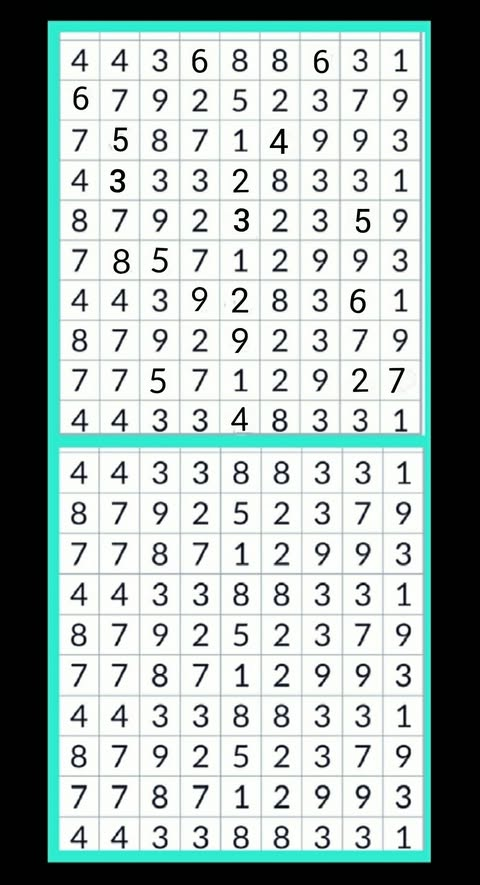
#> input picture spot_the_difference/validation_dataset/puzzle_06.jpg, 480 x 885 px, found by its file name
$ python find_grid_size.py
#> lines starting #> are read from the running program, lines starting #| are printed output that depends on the picture; after the words box and inside, x2 and y2 are one past the last pixel; in counts of white or black regions, pixels touching at a corner belong together
import cv2
import numpy as np
from pathlib import Path

SCRIPT_DIR = Path(__file__).resolve().parent
img = cv2.imread(str(SCRIPT_DIR / "validation_dataset/puzzle_06.jpg"))
#> img is the input picture: shape (885, 480, 3); mean B, G, R 172.3, 175.1, 161.5
h, w = img.shape[:2]
#> h = 885; w = 480
sep = h // 2
#> sep = 442
img_a = img[:sep]
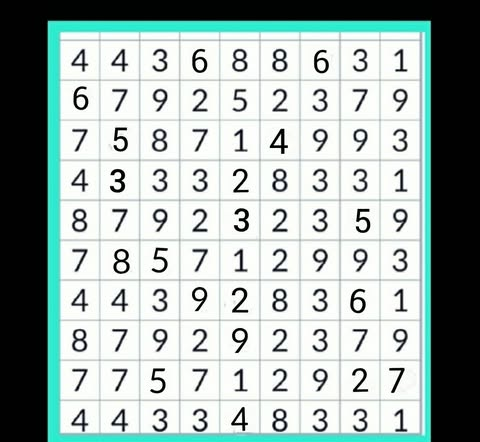
#> img_a: shape (442, 480, 3); mean B, G, R 172, 175.2, 161.4

# Crop using the same logic as spot_the_differences
gray = cv2.cvtColor(img_a, cv2.COLOR_BGR2GRAY)
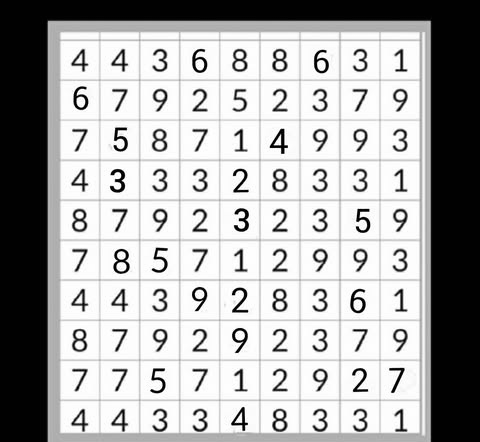
#> gray: shape (442, 480); min 0, max 255, mean 170.7
binary = cv2.adaptiveThreshold(gray, 255,
                               cv2.ADAPTIVE_THRESH_GAUSSIAN_C,
                               cv2.THRESH_BINARY, 15, 8)
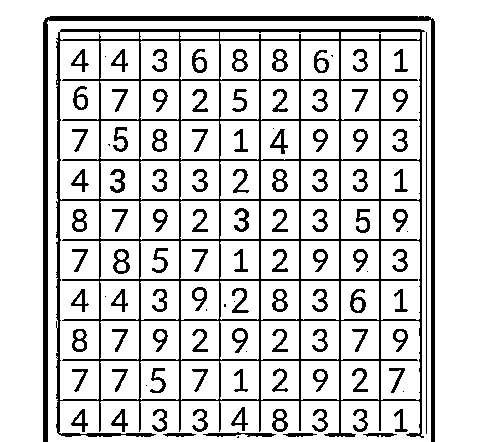
#> binary: shape (442, 480); 82.8% white; 111 black regions (14 under 20 px)
if np.mean(binary) < 128:
    binary = cv2.bitwise_not(binary)

cnts, _ = cv2.findContours(cv2.bitwise_not(binary),
                            cv2.RETR_EXTERNAL, cv2.CHAIN_APPROX_SIMPLE)
#> cnts = 17 contours, 2 with area under 20; largest, box (x1, y1, x2, y2) and area: (56, 29, 425, 438) 135706, (43, 16, 435, 442) 4476, (272, 409, 288, 432) 254, (231, 407, 248, 431) 154, (111, 409, 128, 432) 153
largest = max(cnts, key=cv2.contourArea)
#> largest = contour of 290 points, box (x1, y1, x2, y2) (56, 29, 425, 438), area 135706
x, y, cw, ch = cv2.boundingRect(largest)
#> x = 56; y = 29; cw = 369; ch = 409
print(f"Bounding box: x={x}, y={y}, w={cw}, h={ch}")
#| Bounding box: x=56, y=29, w=369, h=409

# Crop the grid region
grid_crop = binary[y:y+ch, x:x+cw]
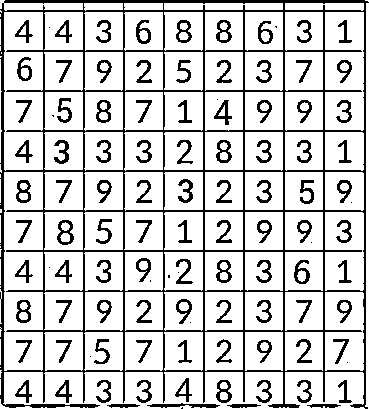
#> grid_crop: shape (409, 369); 79.9% white; black in thin lines or dots

# Let's compute horizontal and vertical projections
# Sum vertically (along columns) and horizontally (along rows)
# Since the grid lines are black (intensity 0 in binary image, or we can use the bitwise_not of binary which has lines as 255)
# In cv2.bitwise_not(binary), lines and text are 255, background is 0.
grid_inv = cv2.bitwise_not(binary)[y:y+ch, x:x+cw]
#> grid_inv: shape (409, 369); 20.1% white in thin lines or dots

row_sums = np.sum(grid_inv, axis=1)
#> row_sums = 409 values, max 93075 at index 2, min 1275 at index 408, mean 18881.8
col_sums = np.sum(grid_inv, axis=0)
#> col_sums = 369 values, max 104040 at index 364, min 255 at index 368, mean 20928.7

# Let's print out some statistics to find local minima/maxima or peaks
# Since the grid lines run all the way across, horizontal and vertical grid lines will correspond to huge peaks in row_sums and col_sums!
# Let's find peaks in row_sums and col_sums that are separated by a minimum distance.
# If scipy is not available, we can write a simple peak finder.

def find_peaks_simple(arr, min_dist, threshold):
#> called with arr = array of shape (409,), min_dist = 20, threshold = 46537.5
    peaks = []
    for i in range(1, len(arr)-1):
        if arr[i] > arr[i-1] and arr[i] > arr[i+1]:
            if arr[i] > threshold:
                # check min distance
                if not peaks or (i - peaks[-1]) >= min_dist:
                    peaks.append(i)
                elif arr[i] > arr[peaks[-1]]:
                    peaks[-1] = i
#> after the loop, peaks = [2, 51, 91, 131, 171, 211, 291, 331, 371, 405]
    return peaks

# Grid line peak finder
# Grid lines are thin and continuous, so their sums will be very high.
row_peaks = find_peaks_simple(row_sums, min_dist=20, threshold=row_sums.max() * 0.5)
#> row_peaks = [2, 51, 91, 131, 171, 211, 291, 331, 371, 405]
col_peaks = find_peaks_simple(col_sums, min_dist=20, threshold=col_sums.max() * 0.5)
#> col_peaks = [43, 83, 123, 163, 203, 364]

print(f"Detected horizontal line positions (row peaks): {row_peaks} (count: {len(row_peaks)})")
#| Detected horizontal line positions (row peaks): [2, 51, 91, 131, 171, 211, 291, 331, 371, 405] (count: 10)
print(f"Detected vertical line positions (col peaks): {col_peaks} (count: {len(col_peaks)})")
#| Detected vertical line positions (col peaks): [43, 83, 123, 163, 203, 364] (count: 6)

# The number of rows in the grid is len(row_peaks) - 1 if the lines form the boundaries
# Let's print the spacings
print("Row spacings:", np.diff(row_peaks))
#| Row spacings: [49 40 40 40 40 80 40 40 34]
print("Col spacings:", np.diff(col_peaks))
#| Col spacings: [ 40  40  40  40 161]

$ run again, with spot_the_difference/validation_dataset/puzzle_02.jpg copied over spot_the_difference/validation_dataset/puzzle_06.jpg
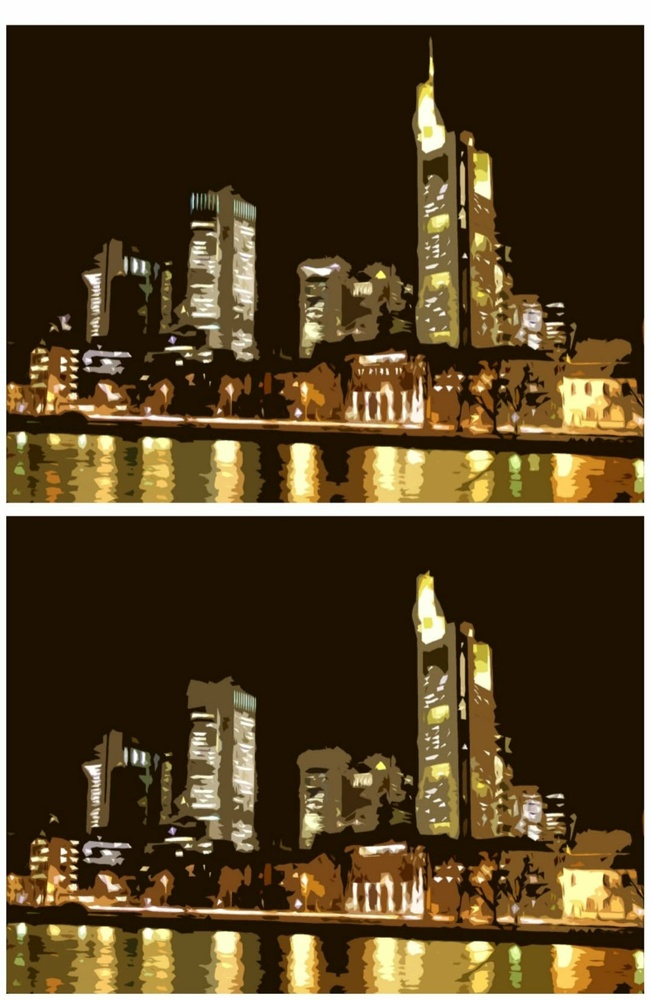
#> input picture spot_the_difference/validation_dataset/puzzle_02.jpg, 651 x 1000 px, shrunk from 1080 x 1659 before the run, found by its file name
#> img is the input picture: shape (1000, 651, 3); mean B, G, R 40, 67.8, 85.3
#> `binary = cv2.adaptiveThreshold(gray, 255, cv2.ADAPTIVE_THRESH_GAUSSIAN..`:
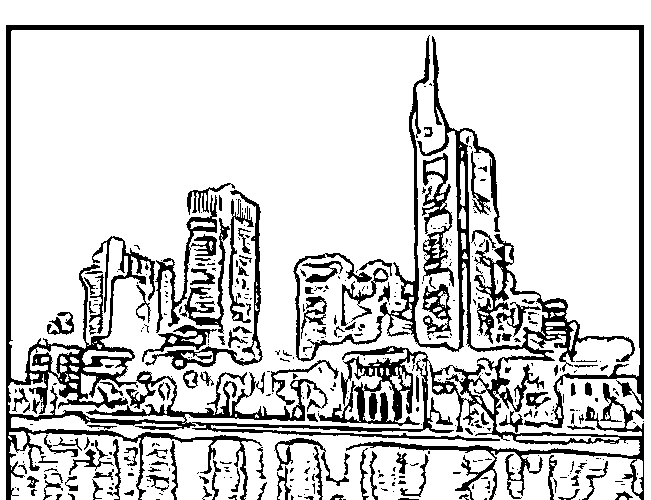
#> binary: shape (500, 651); 81.9% white; 416 black regions (283 under 20 px)
#> cnts = 151 contours, 112 with area under 20; largest, box (x1, y1, x2, y2) and area: (6, 25, 644, 500) 259676, (274, 438, 349, 486) 502, (69, 440, 114, 475) 185, (107, 439, 121, 500) 132, (170, 441, 178, 500) 127
#> largest = contour of 1703 points, box (x1, y1, x2, y2) (6, 25, 644, 500), area 259676
#> x = 6; y = 25; cw = 638; ch = 475
#| Bounding box: x=6, y=25, w=638, h=475
#> `grid_crop = binary[y:y+ch, x:x+cw]`:
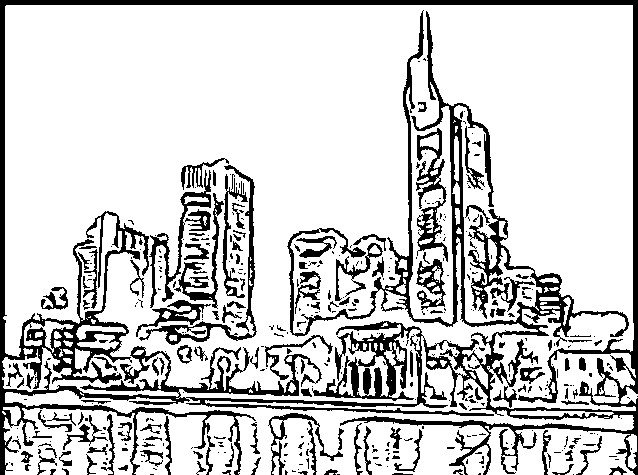
#> grid_crop: shape (475, 638); 80.6% white; 416 black regions (283 under 20 px), largest, box (x1, y1, x2, y2) and area: (0, 0, 638, 475) 38544, (139, 165, 257, 345) 1629, (416, 128, 448, 262) 1468
#> row_sums = 475 values, max 162690 at index 0, min 2550 at index 6, mean 31541.1
#> col_sums = 638 values, max 121125 at index 0, min 4080 at index 264, mean 23482.8
#> after the loop in find_peaks_simple, `for i in range(1, len(arr)-1):`: peaks = [390]
#> col_peaks = [410, 453]
#| Detected horizontal line positions (row peaks): [390] (count: 1)
#| Detected vertical line positions (col peaks): [410, 453] (count: 2)
#| Row spacings: []
#| Col spacings: [43]

$ run again, with spot_the_difference/validation_dataset/puzzle_04.jpg copied over spot_the_difference/validation_dataset/puzzle_06.jpg
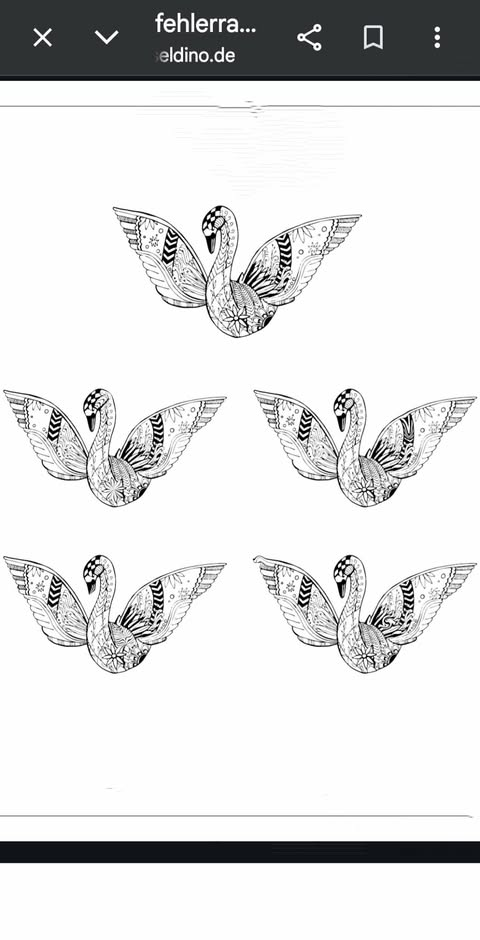
#> input picture spot_the_difference/validation_dataset/puzzle_04.jpg, 480 x 940 px, found by its file name
#> img is the input picture: shape (940, 480, 3); mean B, G, R 221.5, 221.2, 220.8
#> `binary = cv2.adaptiveThreshold(gray, 255, cv2.ADAPTIVE_THRESH_GAUSSIAN..`:
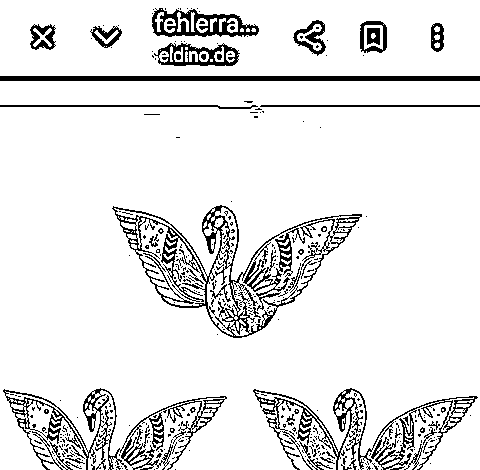
#> binary: shape (470, 480); 90% white; black in thin lines or dots
#> cnts = 224 contours, 204 with area under 20; largest, box (x1, y1, x2, y2) and area: (112, 205, 362, 338) 15184, (3, 388, 227, 470) 4768, (253, 388, 478, 470) 3121, (152, 8, 259, 37) 2068, (0, 76, 480, 81) 1916
#> largest = contour of 455 points, box (x1, y1, x2, y2) (112, 205, 362, 338), area 15184
#> x = 112; y = 205; cw = 250; ch = 133
#| Bounding box: x=112, y=205, w=250, h=133
#> `grid_crop = binary[y:y+ch, x:x+cw]`:
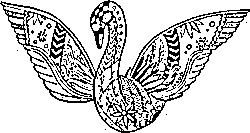
#> grid_crop: shape (133, 250); 80.9% white; black in thin lines or dots
#> grid_inv: shape (133, 250); 19.1% white in thin lines or dots
#> row_sums = 133 values, max 21165 at index 75, min 510 at index 0, mean 12194
#> col_sums = 250 values, max 14790 at index 101, min 255 at index 0, mean 6487.2
#> the loop in find_peaks_simple, `for i in range(1, len(arr)-1):` made 131 passes
#> after the loop in find_peaks_simple, `for i in range(1, len(arr)-1):`: peaks = [17, 46, 75, 96]
#> col_peaks = [60, 101, 125, 153, 178]
#| Detected horizontal line positions (row peaks): [17, 46, 75, 96] (count: 4)
#| Detected vertical line positions (col peaks): [60, 101, 125, 153, 178] (count: 5)
#| Row spacings: [29 29 21]
#| Col spacings: [41 24 28 25]
